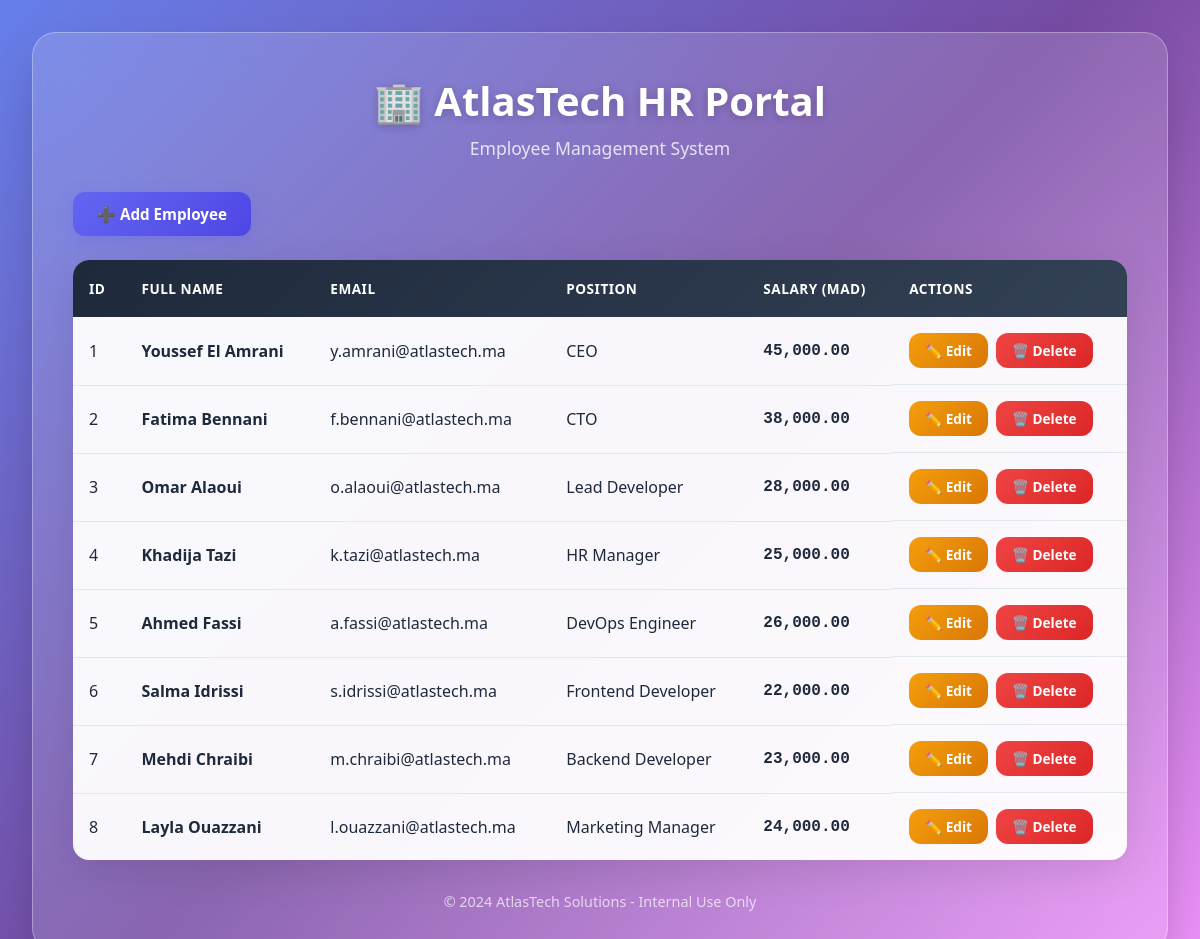
The page / on the database its author committed.
### tables this page shows
CREATE TABLE IF NOT EXISTS employees (
    id INT AUTO_INCREMENT PRIMARY KEY,
    firstname VARCHAR(50),
    lastname VARCHAR(50),
    email VARCHAR(100),
    position VARCHAR(100),
    salary DECIMAL(10,2),
    ssn VARCHAR(20),           
    bank_account VARCHAR(30),  
    created_at TIMESTAMP DEFAULT CURRENT_TIMESTAMP
);

### index.php (the view, shortened to what this page needs)
<?php
include "config.php";
$result = $conn->query("SELECT * FROM employees");
?>
<!DOCTYPE html>
<html lang="en">
<head>
    <link rel="stylesheet" href="style.css">
</head>
<body>
    <div class="glass-container">
        <header>
            <h1>🏢 AtlasTech HR Portal</h1>
            <p class="subtitle">Employee Management System</p>
        </header>
        <nav class="actions">
            <a href="add.php" class="btn btn-primary">➕ Add Employee</a>
        </nav>
        <main>
            <table class="data-table">
                <thead>
                    <tr>
                        <th>ID</th>
                        <th>Full Name</th>
                        <th>Email</th>
                        <th>Position</th>
                        <th>Salary (MAD)</th>
                        <th>Actions</th>
                    </tr>
                </thead>
                <tbody>
                    <?php while($row = $result->fetch_assoc()): ?>
                    <tr>
                        <td><?= $row['id'] ?></td>
                        <td class="name-cell"><?= $row['firstname'] . " " . $row['lastname'] ?></td>
                        <td><?= $row['email'] ?></td>
                        <td><?= $row['position'] ?></td>
                        <td class="salary"><?= number_format($row['salary'], 2) ?></td>
                        <td class="actions-cell">
                            <a href="edit.php?id=<?= $row['id'] ?>" class="btn btn-edit">✏️ Edit</a>
                            <a href="delete.php?id=<?= $row['id'] ?>" class="btn btn-delete" onclick="return confirm('Are you sure you want to delete this employee?')">🗑️ Delete</a>
                        </td>
                    </tr>
                    <?php endwhile; ?>
                </tbody>
            </table>
        </main>
        <footer>
            <p>© 2024 AtlasTech Solutions - Internal Use Only</p>
        </footer>
    </div>
</body>
</html>

### style.css (style rules this page uses)
:root { --primary: #6366f1; --primary-dark: #4f46e5; --danger: #ef4444; --success: #22c55e; --warning: #f59e0b; --dark: #1e293b; --light: #f1f5f9; --glass-bg: rgba(255, 255, 255, 0.15); --glass-border: rgba(255, 255, 255, 0.3); }
* { margin: 0; padding: 0; box-sizing: border-box; }
body { font-family: 'Segoe UI', 'Inter', sans-serif; min-height: 100vh; background: linear-gradient(135deg, #667eea 0%, #764ba2 50%, #f093fb 100%); display: flex; justify-content: center; align-items: flex-start; padding: 2rem; }
.glass-container { background: var(--glass-bg); backdrop-filter: blur(20px); -webkit-backdrop-filter: blur(20px); border: 1px solid var(--glass-border); border-radius: 24px; padding: 2.5rem; width: 100%; max-width: 1200px; box-shadow: 0 25px 50px -12px rgba(0, 0, 0, 0.25); }
header { text-align: center; margin-bottom: 2rem; }
header h1 { color: white; font-size: 2.5rem; font-weight: 700; text-shadow: 0 2px 10px rgba(0, 0, 0, 0.2); }
.subtitle { color: rgba(255, 255, 255, 0.8); font-size: 1.1rem; margin-top: 0.5rem; }
.actions { margin-bottom: 1.5rem; }
.btn { display: inline-block; padding: 0.75rem 1.5rem; border-radius: 12px; text-decoration: none; font-weight: 600; transition: all 0.3s ease; border: none; cursor: pointer; font-size: 0.95rem; }
.btn-primary { background: linear-gradient(135deg, var(--primary) 0%, var(--primary-dark) 100%); color: white; box-shadow: 0 4px 15px rgba(99, 102, 241, 0.4); }
.btn-edit { background: linear-gradient(135deg, var(--warning) 0%, #d97706 100%); color: white; padding: 0.5rem 1rem; font-size: 0.85rem; }
.btn-delete { background: linear-gradient(135deg, var(--danger) 0%, #dc2626 100%); color: white; padding: 0.5rem 1rem; font-size: 0.85rem; }
.data-table { width: 100%; border-collapse: collapse; background: rgba(255, 255, 255, 0.95); border-radius: 16px; overflow: hidden; box-shadow: 0 10px 40px rgba(0, 0, 0, 0.1); }
.data-table thead { background: linear-gradient(135deg, var(--dark) 0%, #334155 100%); }
.data-table th { color: white; padding: 1.2rem 1rem; text-align: left; font-weight: 600; text-transform: uppercase; font-size: 0.85rem; letter-spacing: 0.5px; }
.data-table td { padding: 1rem; border-bottom: 1px solid #e2e8f0; color: var(--dark); }
.data-table tbody tr:last-child td { border-bottom: none; }
.name-cell { font-weight: 600; color: var(--primary-dark); }
.salary { font-family: 'Monaco', 'Consolas', monospace; color: var(--success); font-weight: 600; }
.actions-cell { display: flex; gap: 0.5rem; }
footer { text-align: center; margin-top: 2rem; color: rgba(255, 255, 255, 0.7); font-size: 0.9rem; }

### rows shown on the page
employees: id "1", firstname "Youssef", lastname "El Amrani", email "y.amrani@atlastech.ma", position "CEO", salary "45,000.00"
employees: id "2", firstname "Fatima", lastname "Bennani", email "f.bennani@atlastech.ma", position "CTO", salary "38,000.00"
employees: id "3", firstname "Omar", lastname "Alaoui", email "o.alaoui@atlastech.ma", position "Lead Developer", salary "28,000.00"
employees: id "4", firstname "Khadija", lastname "Tazi", email "k.tazi@atlastech.ma", position "HR Manager", salary "25,000.00"
employees: id "5", firstname "Ahmed", lastname "Fassi", email "a.fassi@atlastech.ma", position "DevOps Engineer", salary "26,000.00"
employees: id "6", firstname "Salma", lastname "Idrissi", email "s.idrissi@atlastech.ma", position "Frontend Developer", salary "22,000.00"
employees: id "7", firstname "Mehdi", lastname "Chraibi", email "m.chraibi@atlastech.ma", position "Backend Developer", salary "23,000.00"
employees: id "8", firstname "Layla", lastname "Ouazzani", email "l.ouazzani@atlastech.ma", position "Marketing Manager", salary "24,000.00"
